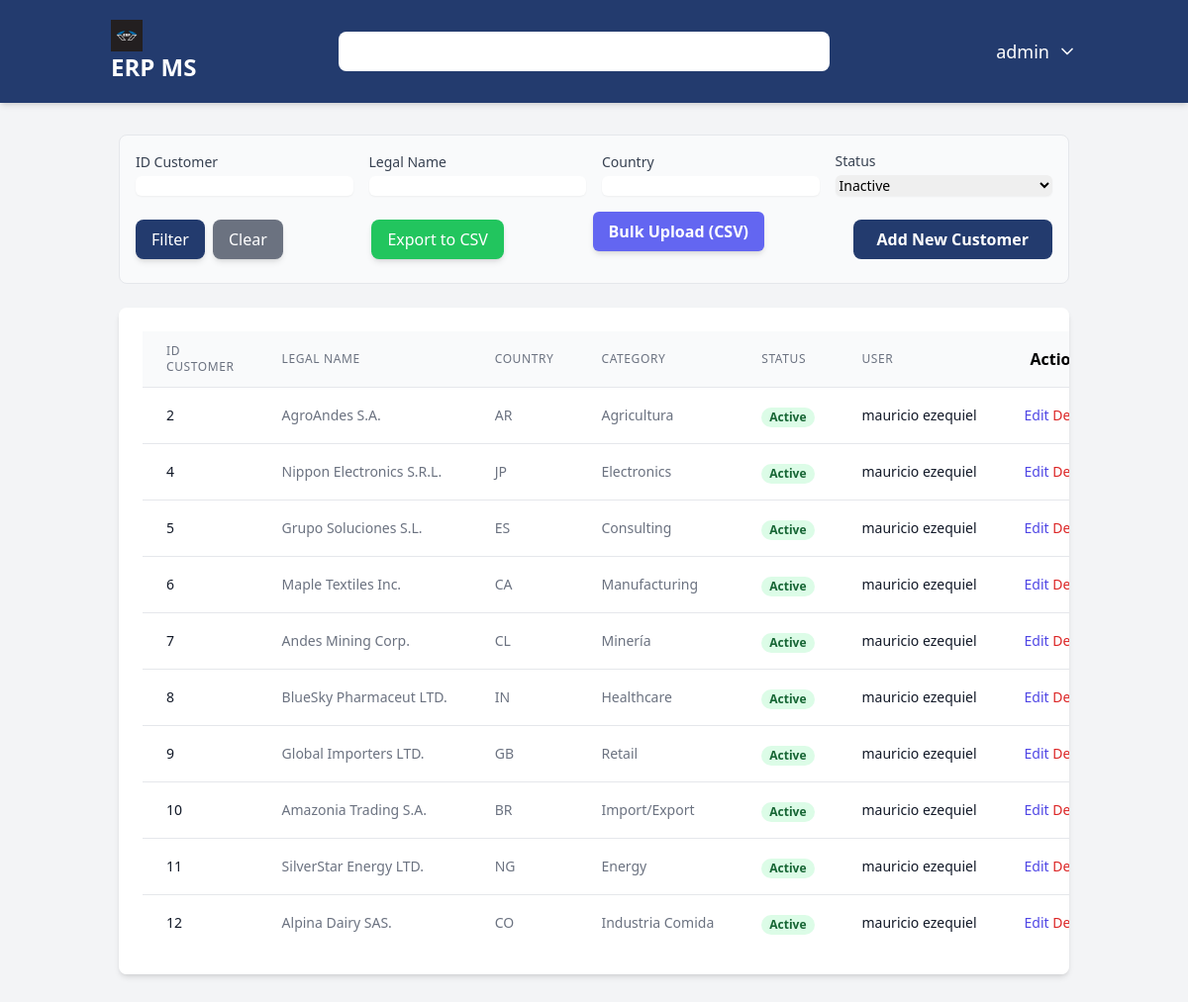
Page /customers/ (signed in) on the committed database.
### users/models.py (models this page shows)
class User(AbstractUser):
    user_id = models.AutoField(primary_key=True)
    username = models.CharField(max_length=150, unique=True)
    password = models.CharField(max_length=128)
    USERNAME_FIELD = 'username'
    class Meta:
        db_table = 'users'
        verbose_name = 'User'
        verbose_name_plural = 'Users'

### customers/models.py (models this page shows, shortened)
class Customer(models.Model):
    id_customer = models.CharField(max_length=50, null=True, unique=True, verbose_name="Customer ID")
    legal_name = models.CharField(max_length=150, verbose_name="Legal Name")
    name = models.TextField(max_length=100, verbose_name="Name")
    tax_id = models.CharField(max_length=30, verbose_name="Tax ID")
    country = models.CharField(max_length=70, verbose_name="Country")
    state_province = models.CharField(max_length=70, verbose_name="State/Province")
    city = models.CharField(max_length=100, verbose_name="City")
    address = models.CharField(max_length=150, verbose_name="Address")
    zip_code = models.IntegerField(verbose_name="Zip Code")
    phone = models.IntegerField(verbose_name="Phone")
    email = models.EmailField(max_length=150, verbose_name="Email")
    contact_name = models.CharField(max_length=150, verbose_name="Contact Name")
    contact_role = models.CharField(max_length=150, verbose_name="Contact Role")
    category = models.CharField(max_length=150, verbose_name="Category")
    payment_terms = models.CharField(max_length=150, verbose_name="Payment Terms")
    currency = models.CharField(max_length=150, verbose_name="Currency")
    payment_method = models.CharField(max_length=150, verbose_name="Payment Method")
    bank_account = models.CharField(max_length=150, verbose_name="Bank Account")
    status = models.CharField(max_length=50, verbose_name="Status")
    create_at = models.DateTimeField(auto_now_add=True)
    updated_at = models.DateTimeField(auto_now=True)
    created_by = models.ForeignKey(settings.AUTH_USER_MODEL, on_delete=models.SET_NULL, null=True)
    class Meta:
        verbose_name = "Customer"
        verbose_name_plural = "Customers"

### customers/views.py (the view, shortened to what this page needs)
# urls.py: path('', views.customers_list, name='customers_list'),
@login_required
def customers_list(request):
    max_permission = UserRole.objects.filter(user_id=request.user).aggregate(max_permission=models.Max('role__customers'))['max_permission'] or 0
    if max_permission == 0:
        return redirect('dashboard')
    customer_list = Customer.objects.all()
    id_customer = request.GET.get('id_customer')
    legal_name = request.GET.get('legal_name')
    country = request.GET.get('country')
    status = request.GET.get('status')
    if id_customer:
        customer_list = customer_list.filter(id_customer__icontains=id_customer)
    if legal_name:
        customer_list = customer_list.filter(legal_name__icontains=legal_name)
    if country:
        customer_list = customer_list.filter(country__icontains=country)
    if status:
        customer_list = customer_list.filter(status__icontains=status)
    paginator = Paginator(customer_list, 10)  # Show 10 customers per page
    page_number = request.GET.get('page')
    page_obj = paginator.get_page(page_number)
    return render(request, 'customers/customer_list.html', {'page_obj': page_obj})

### core/context_processors.py (called while the page is built)
def get_permissions(request):
    permissions = {
        'customers': 0,
        'suppliers': 0,
        'materials': 0,
        'purchases': 0,
        'sales': 0,
        'inventory': 0,
        'accounting': 0,
        'reporting': 0,
    }
    roles = []
    if request.user.is_authenticated:
        user_roles = UserRole.objects.filter(user_id=request.user.pk)
        roles = [ur.role.role_name for ur in user_roles]
        for user_role in user_roles:
            role = user_role.role
            for module in permissions.keys():
                current_permission = getattr(role, module, 0)
                if current_permission > permissions[module]:
                    permissions[module] = current_permission
    return {'permissions': permissions, 'roles': roles}

### customers/templates/customers/customer_list.html (shortened to what this page needs)
{% extends 'core/base.html' %}
{% load static %}
{% block content %}
<div class="mb-6 p-4 border rounded-lg bg-gray-50">
    <form method="get" action="{% url 'customers:customers_list' %}" class="grid grid-cols-1 md:grid-cols-4 gap-4 items-end">
        <div class="col-span-1">
            <label for="id_customer" class="block text-sm font-medium text-gray-700">ID Customer</label>
            <input type="text" name="id_customer" id="id_customer" value="{{ request.GET.id_customer }}" class="mt-1 block w-full rounded-md border-gray-300 shadow-sm focus:border-indigo-500 focus:ring-indigo-500 sm:text-sm">
        </div>
        <div class="col-span-1">
            <label for="legal_name" class="block text-sm font-medium text-gray-700">Legal Name</label>
            <input type="text" name="legal_name" id="legal_name" value="{{ request.GET.legal_name }}" class="mt-1 block w-full rounded-md border-gray-300 shadow-sm focus:border-indigo-500 focus:ring-indigo-500 sm:text-sm">
        </div>
        <div class="col-span-1">
            <label for="country" class="block text-sm font-medium text-gray-700">Country</label>
            <input type="text" name="country" id="country" value="{{ request.GET.country }}" class="mt-1 block w-full rounded-md border-gray-300 shadow-sm focus:border-indigo-500 focus:ring-indigo-500 sm:text-sm">
        </div>
        <div class="col-span-1">
            <label for="status" class="block text-sm font-medium text-gray-700">Status</label>
            <select name="status" id="status" class="mt-1 block w-full rounded-md border-gray-300 shadow-sm focus:border-indigo-500 focus:ring-indigo-500 sm:text-sm">
                <option value="Inactive" {% if not request.GET.status == "Inactive" %}selected{% endif %}>Inactive</option>
            </select>
        </div>
<div class="col-span-1 md:col-span-4">
    <div class="flex items-center justify-between">
        <div class="flex space-x-2">
            <button type="submit" class="w-full md:w-auto bg-[#233b6e] text-white px-4 py-2 rounded-lg shadow-md hover:bg-[#1a2c53] transition-colors duration-300">Filter</button>
            <a href="{% url 'customers:customers_list' %}" class="w-full md:w-auto bg-gray-500 text-white px-4 py-2 rounded-lg shadow-md hover:bg-gray-600 transition-colors duration-300 text-center">Clear</a>
        </div>
        <div class="flex items-center space-x-2 mt-4 md:mt-0">
            <a href="?export=csv" class="bg-green-500 text-white px-4 py-2 rounded-lg shadow-md hover:bg-green-700 transition-colors duration-300">
                Export to CSV
            </a>
        </div>
        <div class="flex justify-end mb-4">
            <a href="{% url 'customers:customer_bulk_create' %}" class="bg-indigo-500 text-white font-semibold px-4 py-2 rounded-md shadow-md hover:bg-indigo-700 transition duration-300">
                Bulk Upload (CSV)
            </a>
        </div>
        {% if permissions.customers >= 2 %}
        <a href="{% url 'customers:customer_create' %}" class="bg-[#233b6e] text-white font-semibold py-2 px-6 rounded-lg text-center transition-colors duration-300 hover:bg-[#1a2c53]">Add New Customer</a>
        {% endif %}
    </div>
</div>
</form>
</div>
<div class="bg-white p-6 rounded-lg shadow-md overflow-x-auto">
    <table class="min-w-full divide-y divide-gray-200">
        <thead class="bg-gray-50">
            <tr>
                <th scope="col" class="px-6 py-3 text-left text-xs font-medium text-gray-500 uppercase tracking-wider">ID Customer</th>
                <th scope="col" class="px-6 py-3 text-left text-xs font-medium text-gray-500 uppercase tracking-wider">Legal Name</th>
                <th scope="col" class="px-6 py-3 text-left text-xs font-medium text-gray-500 uppercase tracking-wider">Country</th>
                <th scope="col" class="px-6 py-3 text-left text-xs font-medium text-gray-500 uppercase tracking-wider">Category</th>
                <th scope="col" class="px-6 py-3 text-left text-xs font-medium text-gray-500 uppercase tracking-wider">Status</th>
                <th scope="col" class="px-6 py-3 text-left text-xs font-medium text-gray-500 uppercase tracking-wider">User</th>
                {% if permissions.customers >= 2 %}
                <th scope="col" class="relative px-6 py-3">Actions</th>
                {% endif %}
            </tr>
        </thead>
        <tbody class="bg-white divide-y divide-gray-200">
            {% for customer in page_obj %}
            <tr>
                <td class="px-6 py-4 whitespace-nowrap text-sm font-medium text-gray-900">{{customer.id_customer}}</td>
                <td class="px-6 py-4 whitespace-nowrap text-sm text-gray-500">{{customer.legal_name}}</td>
                <td class="px-6 py-4 whitespace-nowrap text-sm text-gray-500">{{customer.country}}</td>
                <td class="px-6 py-4 whitespace-nowrap text-sm text-gray-500">{{customer.category}}</td>
                <td class="px-6 py-4 whitespace-nowrap">
                    <span class="px-2 inline-flex text-xs leading-5 font-semibold rounded-full {% if customer.status == 'Active' %}bg-green-100 text-green-800{% else %} bg-red-100 text-red-800{% endif %}">
                        {{customer.status}}
                    </span>
                </td>
                <td class="px-6 py-4 whitespace-nowrap text-sm text-gray-900">{{customer.created_by.username}}</td>
                {% if permissions.customers >= 2 %}
                <td class="px-6 py-4 whitespace-nowrap text-sm font-medium">
                    <a href="{% url 'customers:customer_edit' customer.pk %}" class="text-indigo-600 hover:text-indigo-900">Edit</a>
                    <form action="{% url 'customers:customer_delete' customer.pk %}" method="post" class="inline-block">
                        <button type="submit" class="text-red-600 hover:text-red-900 transition-colors duration-300" title="Delete" onclick="return confirm('Are you sure you want to delete this customer?');">
                            Delete
                        </button>
                    </form>
                </td>
                {% endif %}
            </tr>
            {% empty %}
            <tr>
                <td colspan="7" class="px-6 py-4 whitespace-nowrap text-sm text-gray-500 text-center">No customers found.</td>
            </tr>
            {% endfor %}
        </tbody>
    </table>
{% endblock content %}

### core/templates/core/base.html (shortened to what this page needs)
{% load static %}
<!DOCTYPE html>
<html lang="en">
<head>
    <script src="https://cdn.tailwindcss.com"></script>
</head>
<body class="bg-gray-100 font-sans">
    <nav class="bg-[#233b6e] text-white shadow-md">
        <div class="container mx-auto px-4 py-4 flex flex-col md:flex-row justify-between items-center space-y-4 md:space-y-0">
            <a href="{% url 'dashboard' %}" class="text-2xl font-bold rounded-lg px-2 py-1 transition-all hover:bg-white/10">
                <img src="{% static 'img/logo-erp.jpg' %}" alt="ERP MS" class="h-8 w-8">
                <span>ERP MS</span>
            </a>
            <div class="relative w-full md:w-1/2">
                <input type="text" id="transaction-input" class="w-full rounded-lg px-4 py-2 text-gray-800 focus:outline-none focus:ring-2 focus:ring-white/50 placeholder-gray-400">
            </div>
            <div class="flex items-center space-x-6">
                <div class="relative">
                    <button id="user-menu-button" class="flex items-center space-x-2 text-lg font-medium transition-all hover:bg-white/10 p-2 rounded-lg">
                        <span>{{ user.first_name|default:user.username }}</span>
                        <svg xmlns="http://www.w3.org/2000/svg" width="20" height="20" viewBox="0 0 24 24" fill="none" stroke="currentColor" stroke-width="2" stroke-linecap="round" stroke-linejoin="round" class="lucide lucide-chevron-down"><path d="m6 9 6 6 6-6"></path></svg>
                    </button>
                </div>
            </div>
        </div>
    </nav>
    <main class="container mx-auto  p-8">
        {% block content %}
        {% endblock %}
    </main>
</body>
</html>

### rows in the picture
User: first_name "admin"
Customer: id_customer "2", legal_name "AgroAndes S.A.", country "AR", category "Agricultura", status "Active", created_by.username "mauricio ezequiel"
Customer: id_customer "4", legal_name "Nippon Electronics S.R.L.", country "JP", category "Electronics", status "Active", created_by.username "mauricio ezequiel"
Customer: id_customer "5", legal_name "Grupo Soluciones S.L.", country "ES", category "Consulting", status "Active", created_by.username "mauricio ezequiel"
Customer: id_customer "6", legal_name "Maple Textiles Inc.", country "CA", category "Manufacturing", status "Active", created_by.username "mauricio ezequiel"
Customer: id_customer "7", legal_name "Andes Mining Corp.", country "CL", category "Minería", status "Active", created_by.username "mauricio ezequiel"
Customer: id_customer "8", legal_name "BlueSky Pharmaceut LTD.", country "IN", category "Healthcare", status "Active", created_by.username "mauricio ezequiel"
Customer: id_customer "9", legal_name "Global Importers LTD.", country "GB", category "Retail", status "Active", created_by.username "mauricio ezequiel"
Customer: id_customer "10", legal_name "Amazonia Trading S.A.", country "BR", category "Import/Export", status "Active", created_by.username "mauricio ezequiel"
Customer: id_customer "11", legal_name "SilverStar Energy LTD.", country "NG", category "Energy", status "Active", created_by.username "mauricio ezequiel"
Customer: id_customer "12", legal_name "Alpina Dairy SAS.", country "CO", category "Industria Comida", status "Active", created_by.username "mauricio ezequiel"
